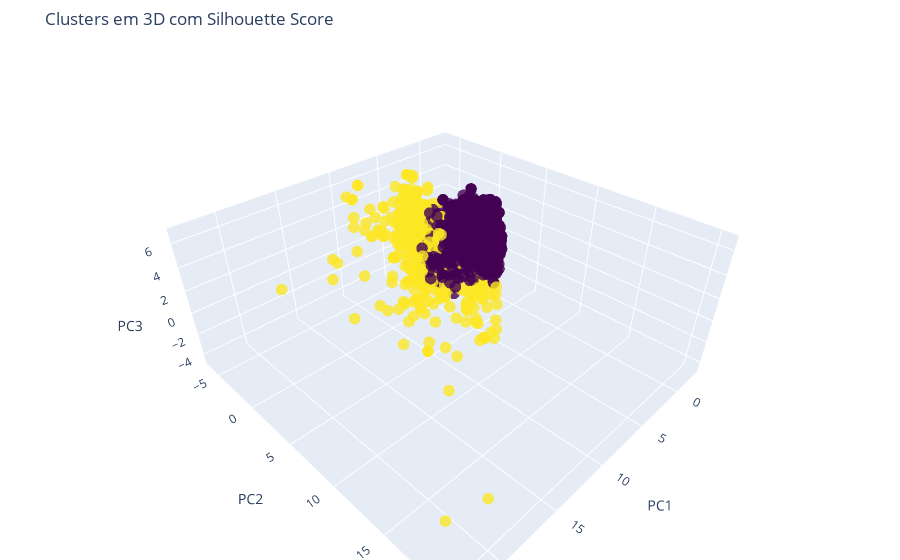

Notebook source saved alongside this figure:
### Code cell
import plotly.graph_objects as go

# Criando o gráfico 3D
fig = go.Figure(data=[go.Scatter3d(
    x=pca_array[:, 0],
    y=pca_array[:, 1],
    z=pca_array[:, 2],
    mode='markers',
    marker=dict(
        size=4,
        color=cluster_labels,
        colorscale='Viridis',
        opacity=0.8
    ),
    text=[f'Silhouette Score: {score:.2f}' for score in silhouette_scores],
    hoverinfo='text'
)])

fig.update_layout(
    scene=dict(
        xaxis_title='PC1',
        yaxis_title='PC2',
        zaxis_title='PC3',
        hovermode='closest'
    ),
    title='Clusters em 3D com Silhouette Score',
    margin=dict(l=0, r=0, t=50, b=0)
)

fig.show()

### Figure 1 — Plotly figure (JSON) as saved in the notebook; plotly's stock layout.template omitted (floating-point values rounded to 4 significant figures; data arrays with more than 128 entries replaced by an {"elided": "..."} marker saying what was removed)
{"data": [{"hoverinfo": "text", "marker": {"color": {"elided": "8104 int values"}, "colorscale": [[0, "#440154"], [0.1111, "#482878"], [0.2222, "#3e4989"], [0.3333, "#31688e"], [0.4444, "#26828e"], [0.5556, "#1f9e89"], [0.6667, "#35b779"], [0.7778, "#6ece58"], [0.8889, "#b5de2b"], [1, "#fde725"]], "opacity": 0.8, "size": 4}, "mode": "markers", "text": {"elided": "8104 str values"}, "type": "scatter3d", "x": {"elided": "8104 float values"}, "y": {"elided": "8104 float values"}, "z": {"elided": "8104 float values"}}], "layout": {"margin": {"b": 0, "l": 0, "r": 0, "t": 50}, "scene": {"hovermode": "closest", "xaxis": {"title": {"text": "PC1"}}, "yaxis": {"title": {"text": "PC2"}}, "zaxis": {"title": {"text": "PC3"}}}, "title": {"text": "Clusters em 3D com Silhouette Score"}}}
